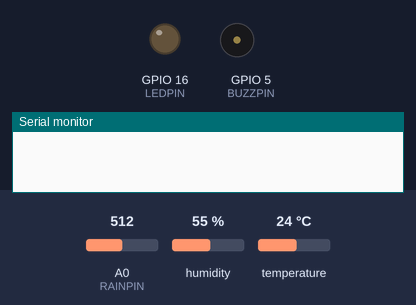
This sketch was run on a simulated ESP8266 (NodeMCU). Parts: output pins drawn as LEDs (lit = HIGH), buzzer (waves = sounding, pin HIGH), the last lines printed to the serial monitor. Inputs (shaded band) come from the test bench; at power-on: A0 (RAINPIN) = 512, humidity 55 %, temperature 24 °C. WiFi joins after 1.5 s; servers stay silent unless stated.

Above: at 3.0 s.
3.1 s: A0 (RAINPIN) set to 683
5.3 s: A0 (RAINPIN) set to 714
At 6.4 s:
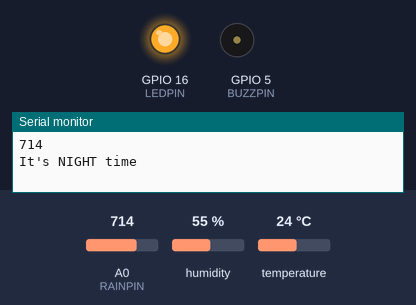
7.4 s: A0 (RAINPIN) set to 90
At 8.6 s:
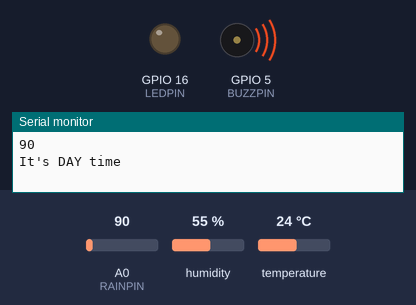
9.4 s: A0 (RAINPIN) set to 105
At 11.0 s:
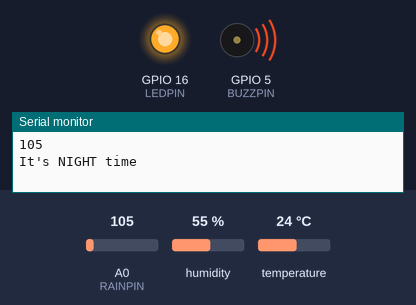
11.5 s: A0 (RAINPIN) set to 0
At 13.2 s:
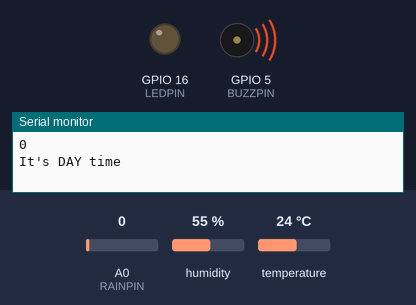
Timing chart, 0 to 14.5 s (numbered marks = the images above; inputs shaded):
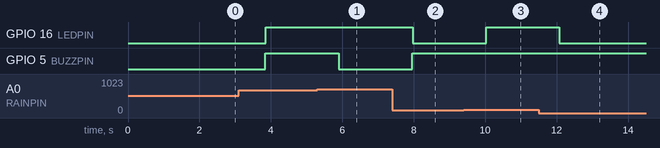

Measured:
- the behaviour switches between 699 and 700 on A0 (RAINPIN) (found by bisection; images 0 and 1)
- the behaviour switches between 99 and 100 on A0 (RAINPIN) (found by bisection; images 2 and 3)
- after the input at 5.3 s, GPIO 5 (BUZZPIN): HIGH → LOW after 0.60 s
- after the input at 7.4 s, GPIO 16 (LEDPIN): HIGH → LOW after 0.57 s; GPIO 5 (BUZZPIN): LOW → HIGH after 0.56 s
- after the input at 9.4 s, GPIO 16 (LEDPIN): LOW → HIGH after 0.63 s
- after the input at 11.5 s, GPIO 16 (LEDPIN): HIGH → LOW after 0.58 s

The sketch:

IoT_weather_station.ino
```cpp
#include <ESP8266WiFi.h>
#include <DHT.h>

//Include the library files
#define BLYNK_PRINT Serial
#include <BlynkSimpleEsp8266.h>

#define BLYNK_AUTH_TOKEN "zYGLTigqPVJmmcmwyZ2mfyWJkUgU81eV"

char auth[] = BLYNK_AUTH_TOKEN;
char ssid[] = "Shreyas";
char pass[] = "12345678";//Enter your WIFI password

#define DHTPIN 0  // DHT sensor pin
#define DHTTYPE DHT11  // DHT sensor type
#define LDRPIN 2  // LDR sensor pin
#define RAINPIN A0  // Rainfall sensor pin
#define BUZZPIN 5
#define LEDPIN 16

DHT dht(DHTPIN, DHTTYPE);
int ldrValue = 0;
int rainValue = 0;

void setup() {
  Serial.begin(9600);
  dht.begin();
  Blynk.begin(auth, ssid, pass, "blynk.cloud", 80);
}

void loop() {
  pinMode(BUZZPIN,OUTPUT);
  pinMode(LEDPIN,OUTPUT);
  pinMode(RAINPIN,INPUT);
  pinMode(LDRPIN,INPUT);
  //Initialize the Blynk library

  delay(2000);
  float h = dht.readHumidity();
  float t = dht.readTemperature();

  ldrValue = analogRead(LDRPIN);
  rainValue = analogRead(RAINPIN);

  if (isnan(h) || isnan(t)) {
    Serial.println("Failed to read from DHT sensor!");
    return;
  }
  Blynk.virtualWrite(V0, h);  //V5 is for Humidity
  Blynk.virtualWrite(V2, t);  //V6 is for Temperature
  Blynk.virtualWrite(V1, rainValue);
  Serial.print("Temperature: ");
  Serial.print(t);
  Serial.print(" *C\t Humidity: ");
  Serial.print(h);
  Serial.print(" %\t LDR: ");
  Serial.print(ldrValue);
  Serial.print("\t Rain: ");
  if (rainValue < 700) {
    Serial.println("It's raining");
    Serial.println(rainValue);
    digitalWrite (BUZZPIN, HIGH);
  } else {
    Serial.println("It's not raining");
    Serial.println(rainValue);
    digitalWrite (BUZZPIN, LOW);
  }

  if (ldrValue < 100) {
    Serial.println("It's DAY time");
    digitalWrite (LEDPIN, LOW);
  } else {
    Serial.println("It's NIGHT time");
    digitalWrite (LEDPIN, HIGH);
  }
  //Run the Blynk library
  Blynk.run();
}
```

printing.c
```cpp
#include <stdio.h>
#include "freertos/FreeRTOS.h"
#include "freertos/task.h"

TaskHandle_t myTask1Handle = NULL;
TaskHandle_t myTask2Handle = NULL;

 void task1(void *arg)
{

 while(1){
printf("hello from task 1 \n");
  vTaskDelay(1000 / portTICK_PERIOD_MS);
   vTaskDelay(pdMS_TO_TICKS(1000));
 }
}

 void task2(void *arg)
{

 for(int i=0;i<5;i++){

printf("hello from task 2 \n");
    vTaskDelay(pdMS_TO_TICKS(1000));
  vTaskDelay(1000 / portTICK_PERIOD_MS);
 }
}

void app_main()
{

    xTaskCreate(task1, "task1", 4096, NULL, 10, &myTask1Handle);
   xTaskCreatePinnedToCore(task2, "task2", 4096, NULL, 10, &myTask2Handle,1);
}
```
